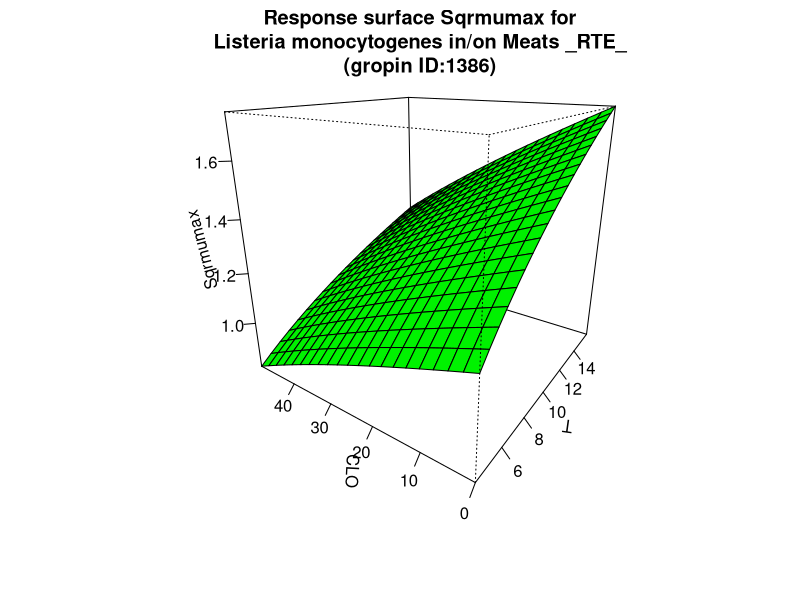

This figure's R source:
#############################
# start of Parameter script
#############################
T <- seq(4.004,15.984015984016,length.out=21)
CLO <- seq(0,49.95004995005,length.out=21)
#############################
# end of Parameter script
#############################
############################# 
# start of Model script Gropin ID 1386 
#############################
 
# constant coefficients for this model
 
variables <- data.frame(T,CLO)
argumentsPar <- expand.grid(variables)
 
# heart of the model
response_surface <- function(T,CLO) {
   mumax <-0.0614*((T-(-1))^0.3323)*((100-CLO)^0.5237)

return(mumax=mumax)
} 

# output parameters
responseSurface <- cbind(argumentsPar,response_surface(argumentsPar['T'],argumentsPar['CLO']))
colnames(responseSurface) <- c(colnames(argumentsPar),'Sqrmumax')
#############################
# End of Model script
#############################
############################# 
# start of Visualisation script Gropin ID 1386 
#############################
persp(T,CLO,matrix(unlist(responseSurface$'Sqrmumax'),nrow=21),col = 'green',xlab='T',ylab='CLO',zlab='Sqrmumax',main='Response surface Sqrmumax for
Listeria monocytogenes in/on Meats _RTE_
(gropin ID:1386)',theta=305,phi=20,shade=0.25,ticktype = 'detailed')
#############################
# End of Visualisation script
#############################
